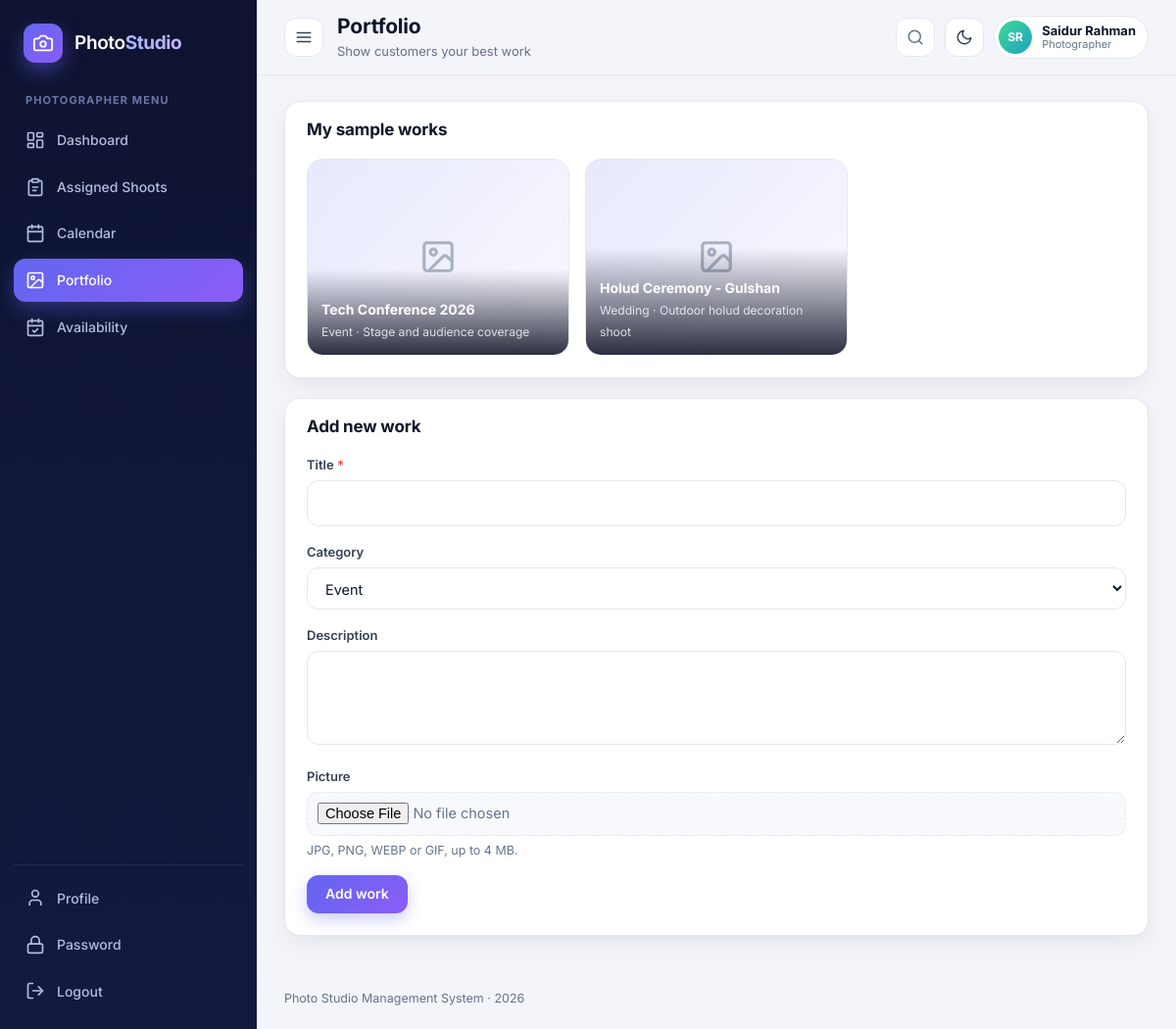
The app's page /view/photographer/portfolio.php (signed in) with its own data.
### tables this page shows
CREATE TABLE portfolio (
	id INT PRIMARY KEY AUTO_INCREMENT,
	photographer_id INT NOT NULL,
	category_id INT NOT NULL,
	title VARCHAR(150) NOT NULL,
	description TEXT,
	image VARCHAR(255),
	created_at TIMESTAMP DEFAULT CURRENT_TIMESTAMP,
	FOREIGN KEY (photographer_id) REFERENCES users(id) ON DELETE CASCADE,
	FOREIGN KEY (category_id) REFERENCES categories(id) ON DELETE CASCADE
);

CREATE TABLE categories (
	id INT PRIMARY KEY AUTO_INCREMENT,
	name VARCHAR(100) NOT NULL,
	description VARCHAR(255)
);

### model/BaseModel.php (called while the page is built, shortened)
<?php
class BaseModel {
	public function establishConnection() {
		$db = new DBConnection();
		return $db->connect();
	}
	protected function run($sql, $types = '', $params = array()) {
		$conn = $this->establishConnection();
		$stmt = $conn->prepare($sql);
		if ($types !== '') {
			$stmt->bind_param($types, ...$params);
		}
		$stmt->execute();
		return $stmt;
	}
	protected function all($sql, $types = '', $params = array()) {
		$stmt = $this->run($sql, $types, $params);
		$result = $stmt->get_result();
		$rows = array();
		while ($row = $result->fetch_assoc()) {
			$rows[] = $row;
		}
		return $rows;
	}
}

### model/Portfolio.php (called while the page is built, shortened)
<?php
require_once __DIR__ . '/BaseModel.php';
class Portfolio extends BaseModel {
	public function getItemsByPhotographer($photographerId) {
		return $this->all("SELECT pf.*, c.name AS category_name FROM portfolio pf
			JOIN categories c ON pf.category_id = c.id
			WHERE pf.photographer_id = ? ORDER BY pf.id DESC", 'i', array((int)$photographerId));
	}
}

### model/Category.php (called while the page is built, shortened)
<?php
require_once __DIR__ . '/BaseModel.php';
class Category extends BaseModel {
	public function getAllCategories() {
		return $this->all("SELECT * FROM categories ORDER BY name");
	}
}

### view/photographer/portfolio.php (the view, shortened to what this page needs)
<?php
require_once __DIR__ . '/../../includes/helpers.php';
require_once __DIR__ . '/../../model/Portfolio.php';
require_once __DIR__ . '/../../model/Category.php';
$pid = $_SESSION['user_id'];
$portfolio = new Portfolio();
$itemList = $portfolio->getItemsByPhotographer($pid);
$category = new Category();
$categoryList = $category->getAllCategories();
$editItem = null;
require_once __DIR__ . '/../../includes/header.php';
?>
<div class="grid grid-main">
	<div class="card">
		<div class="card-head"><h2>My sample works</h2></div>
		<div class="card-body">
			<div class="gallery" id="gallery">
				<?php foreach ($itemList as $it) { $full = $it['image'] != '' ? app_url('images/' . $it['image']) : ''; ?>
					<div class="g-item" data-cat="<?php echo e($it['category_name']) ?>" data-pg="<?php echo e($pid) ?>" <?php if ($full) { ?>data-full="<?php echo e($full) ?>" data-caption="<?php echo e($it['title']) ?>"<?php } ?>>
						<?php if ($full) { ?><img src="<?php echo e($full) ?>" alt="<?php echo e($it['title']) ?>" loading="lazy"><?php } else { ?><div class="g-ph"><?php echo icon('image') ?></div><?php } ?>
						<div class="g-cap"><b><?php echo e($it['title']) ?></b><small><?php echo e($it['category_name']) ?><?php echo $it['description'] != '' ? ' &middot; ' . e($it['description']) : '' ?></small></div>
					</div>
				<?php } ?>
			</div>
		</div>
	</div>
	<div class="card">
		<div class="card-head"><h2><?php echo $editItem ? 'Edit work #' . e($editItem['id']) : 'Add new work' ?></h2></div>
		<div class="card-body">
			<form action="<?php echo e(app_url('controller/portfolio-handler.php')) ?>" method="post" enctype="multipart/form-data">
				<div class="field"><label for="title" class="req">Title</label><input type="text" id="title" name="title" value="<?php echo e($editItem ? $editItem['title'] : '') ?>" required></div>
				<div class="field"><label for="category_id">Category</label>
					<select id="category_id" name="category_id">
						<?php foreach ($categoryList as $c) { ?><option value="<?php echo e($c['id']) ?>" <?php echo ($editItem && $editItem['category_id'] == $c['id']) ? 'selected' : '' ?>><?php echo e($c['name']) ?></option><?php } ?>
					</select></div>
				<div class="field"><label for="description">Description</label><textarea id="description" name="description"><?php echo e($editItem ? $editItem['description'] : '') ?></textarea></div>
				<div class="field"><label for="image">Picture</label>
					<input type="file" id="image" name="image" accept="image/*" data-preview="imgPreview">
					<div class="help">JPG, PNG, WEBP or GIF, up to 4 MB.</div></div>
				<div class="form-actions"><button type="submit" class="btn btn-primary"><?php echo $editItem ? 'Update work' : 'Add work' ?></button><?php if ($editItem) { ?><a class="btn btn-ghost" href="portfolio.php">Cancel</a><?php } ?></div>
			</form>
		</div>
	</div>
</div>
<?php require_once __DIR__ . '/../../includes/footer.php'; ?>

### includes/helpers.php (shortened to what this page needs)
<?php
function e($value) {
	return htmlspecialchars((string)$value, ENT_QUOTES, 'UTF-8');
}
function app_url($path = '') {
	static $root = null;
	if ($root === null) {
		$root = '';
		$docRoot = isset($_SERVER['DOCUMENT_ROOT']) ? realpath($_SERVER['DOCUMENT_ROOT']) : false;
		$appRoot = realpath(__DIR__ . '/..');
		if ($docRoot && $appRoot) {
			$docRoot = rtrim(str_replace('\\', '/', $docRoot), '/');
			$appRoot = str_replace('\\', '/', $appRoot);
			if (stripos($appRoot, $docRoot) === 0) {
				$root = substr($appRoot, strlen($docRoot));
			}
		}
	}
	return $root . '/' . ltrim($path, '/');
}
function initials($name) {
	$parts = preg_split('/\s+/', trim((string)$name));
	$s = '';
	for ($i = 0; $i < count($parts) && $i < 2; $i++) {
		$s .= mb_strtoupper(mb_substr($parts[$i], 0, 1));
	}
	return $s == '' ? '?' : $s;
}
function avatar($name, $pic = '', $size = '') {
	$cls = 'avatar' . ($size ? ' avatar-' . $size : '');
	$hue = (crc32((string)$name) % 360);
	return '<span class="' . $cls . '" style="--h:' . $hue . '">' . e(initials($name)) . '</span>';
}
function icon($name) {
	return '<svg class="ic" viewBox="0 0 24 24" fill="none" stroke="currentColor" stroke-width="2" stroke-linecap="round" stroke-linejoin="round" aria-hidden="true">' . $i[$name] . '</svg>';
}

### records on screen
portfolio: title "Tech Conference 2026", category.name "Event", description "Stage and audience coverage"
portfolio: title "Holud Ceremony - Gulshan", category.name "Wedding", description "Outdoor holud decoration shoot"

### other values on screen
$_SESSION['role'] "PHOTOGRAPHER"
$item[1] "Dashboard"
$item[1] "Assigned Shoots"
$item[1] "Calendar"
$item[1] "Portfolio"
$item[1] "Availability"
$pageTitle "Portfolio"
$pageSubtitle "Show customers your best work"
initials($name) "SR"
$_SESSION['name'] "Saidur Rahman"
$_SESSION['role'] "Photographer"
form field category_id "Event"
